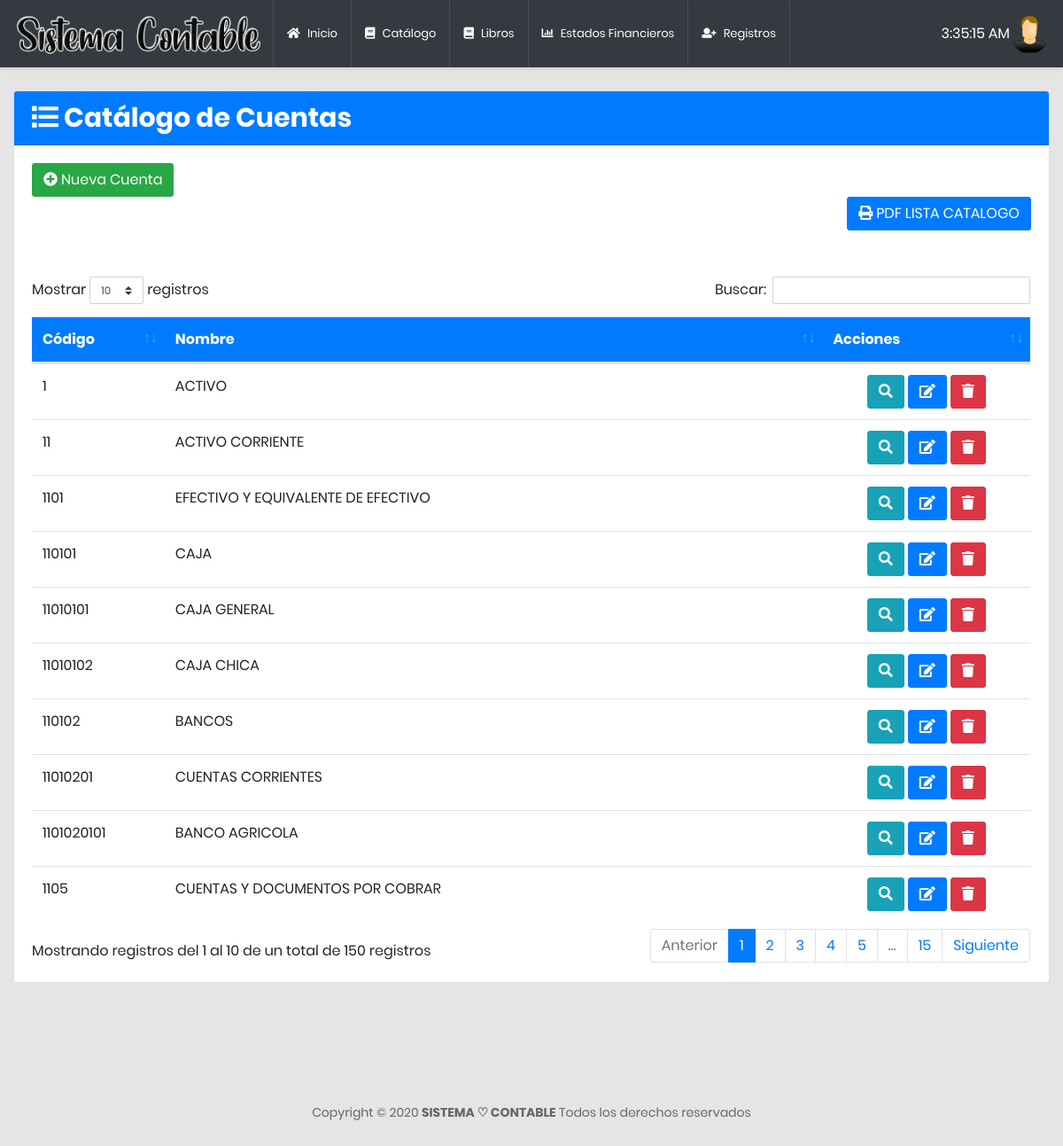
Page /vistas/catalogo.php (signed in) on the committed database.
### tables this page shows
CREATE TABLE `catalogo` (
  `codigo` varchar(20) NOT NULL,
  `nombre` varchar(200) NOT NULL,
  `tipo` varchar(10) NOT NULL,
  `nivel` int(11) NOT NULL,
  `saldo` varchar(10) NOT NULL
);

### vistas/catalogo.php (the view, shortened to what this page needs)
<?php
  require_once '../partes/superior2.php';
?>
<?php
$objeto = new Conexion();
$conexion = $objeto->Conectar();
$consulta = "SELECT * FROM catalogo";
$resultado = $conexion->prepare($consulta);
$resultado->execute();
$data=$resultado->fetchAll(PDO::FETCH_ASSOC);
?>
            <section>
                <div class="container">
                  <br>
                  <div class="row ">
                    <div class="col-md-12">
                        <div class="card">
                          <div class="card-header bg-primary text-white">
                           <H2 style="color: white;"><i class="fas fa-list"></i> Catálogo de Cuentas</H2>
                          </div>
                            <div class="card-body">
                                            <div class="row">
                                                <div class="col-lg-12 text-white">
                                                  <button id="btnNuevo" type="button" class="btn btn-success btn-rounded btn-fw" data-toggle="modal" data-target="#modalNuevo">
                                                        <i class="fas fa-plus-circle"></i>
                                                    Nueva Cuenta</button>
                                                </div>
                                            </div>
                                            <div class="row text-right">
                                              <div class="col-lg-12 text-white">
                                                <button class="btn btn-primary" id="btnPDF"><i class="fas fa-print"></i> PDF LISTA CATALOGO</button>
                                              </div>
                                            </div>
                                          <br><br>
                              <div class="table-responsive">
                                <table class="table" id="tablaCatalogo">
                                  <thead class="bg-primary text-white">
                                    <tr>
                                      <th>Código</th>
                                      <th>Nombre</th>
                                      <th>Acciones</th>
                                    </tr>
                                  </thead>
                                  <tbody>
                                    <?php
                                      foreach($data as $dat) {
                                      ?>
                                      <tr>
                                          <td><?php echo $dat["codigo"]; ?></td>
                                          <td><?php echo $dat["nombre"]; ?></td>
                                          <td><div class="text-center">
                                                      <button class='btn btn-info btnVer'><i class="fa fa-search"></i></button>
                                                      <button class='btn btn-primary btnEditar'><i class="fa fa-edit"></i></button>
                                                      <button class='btn btn-danger btnEliminar'><i class="fa fa-trash"></i></button>
                                          </div></td>
                                      </tr>
                                      <?php
                                          }
                                      ?>
                                  </tbody>
                                </table>
                              </div>
                            </div>
                        </div>
                    </div>
                  </div>
                </div>
            </section>
<?php
  require_once '../partes/inferior2.php';
?>

### rows in the picture
catalogo: codigo "1", nombre "ACTIVO"
catalogo: codigo "11", nombre "ACTIVO CORRIENTE"
catalogo: codigo "1101", nombre "EFECTIVO Y EQUIVALENTE DE EFECTIVO"
catalogo: codigo "110101", nombre "CAJA"
catalogo: codigo "11010101", nombre "CAJA GENERAL"
catalogo: codigo "11010102", nombre "CAJA CHICA"
catalogo: codigo "110102", nombre "BANCOS"
catalogo: codigo "11010201", nombre "CUENTAS CORRIENTES"
catalogo: codigo "1101020101", nombre "BANCO AGRICOLA"
catalogo: codigo "1105", nombre "CUENTAS Y DOCUMENTOS POR COBRAR"
